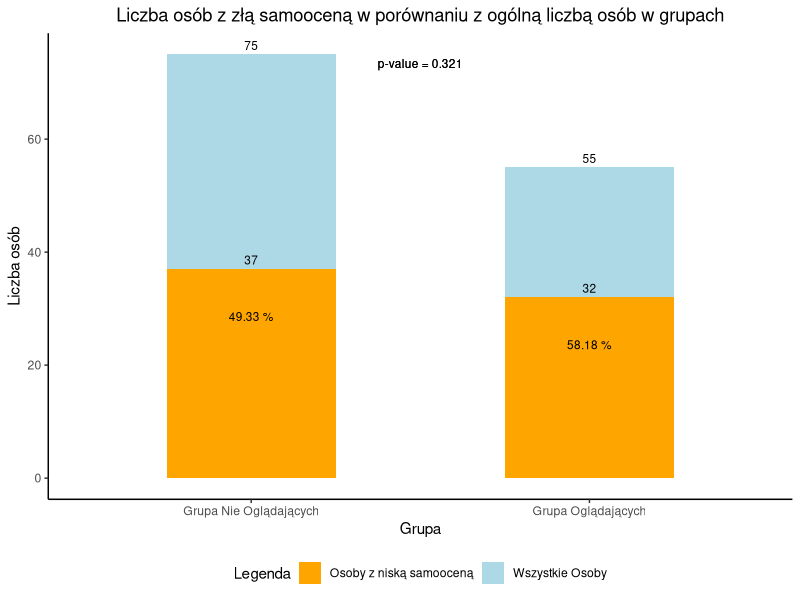

The R script that drew this image:
library(readxl)  
library(dplyr)   
library(writexl)  
#'''
#1) Treści na TikToku  prowadzą do niezadowolenia z kształtu, 
#wyglądu ciała oraz obniżenia samooceny'''


dir.create("Hipoteza1/Kodowanie", showWarnings = FALSE)

ankieta <- read_excel("../ankieta.xlsx")

nazwy_kolumn_do_zakodowania <- ankieta %>%
  mutate(`3. Jak często przeglądasz treści na TikToku dotyczące odżywiania i wyglądu ?._kodowane`=
           case_when(
             `3. Jak często przeglądasz treści na TikToku dotyczące odżywiania i wyglądu ?` =='Nie oglądam tego typu treści'~ 0 ,
             `3. Jak często przeglądasz treści na TikToku dotyczące odżywiania i wyglądu ?` =='Raz w tygodniu' ~ 0,
             `3. Jak często przeglądasz treści na TikToku dotyczące odżywiania i wyglądu ?` =='Codziennie'~ 1,
             `3. Jak często przeglądasz treści na TikToku dotyczące odżywiania i wyglądu ?` =='Kilka razy w tygodniu' ~ 1
           ),
  `21.  Czy cierpisz z powodu niskiej samooceny i/lub zaburzeń emocjonalnych ?_kodowane`=
            case_when(
              `21.  Czy cierpisz z powodu niskiej samooceny i/lub zaburzeń emocjonalnych ?` == 'Tak' ~ 1,
              `21.  Czy cierpisz z powodu niskiej samooceny i/lub zaburzeń emocjonalnych ?` == 'Nie wiem' ~ 0 ,
              `21.  Czy cierpisz z powodu niskiej samooceny i/lub zaburzeń emocjonalnych ?` == 'Nie' ~0
            ),
  `18. Czy zadowala Cię wygląd własnego ciała ?_kodowane`=
    case_when(
      `18. Czy zadowala Cię wygląd własnego ciała ?` == 'Nie, nie jestem zadowolona' ~ 0,
      `18. Czy zadowala Cię wygląd własnego ciała ?` == 'Tak, jestem zadowolona' ~ 1,
      `18. Czy zadowala Cię wygląd własnego ciała ?` == 'Gdybym schudła byłabym zadowolona' ~ 0
      
    ),
  `4. Czy zdarza Ci się porównywać swój wygląd z wyglądem influencerów z TikToka?_kodowane`=
    case_when(
      `4. Czy zdarza Ci się porównywać swój wygląd z wyglądem influencerów z TikToka?` == 'Tak' ~ 1,
      `4. Czy zdarza Ci się porównywać swój wygląd z wyglądem influencerów z TikToka?` == 'Nie' ~ 0
    ),
  `5. Jeżeli tak to czy wpłynęło to w jakiś sposób na twoją samoocenę ?_kodowane` =
    case_when(
      `5. Jeżeli tak to czy wpłynęło to w jakiś sposób na twoją samoocenę ?`== 'Tak, moja samoocena uległa pogorszeniu' ~ 1,
      `5. Jeżeli tak to czy wpłynęło to w jakiś sposób na twoją samoocenę ?`== 'Nie myślałam nad tym' ~ 0,
      `5. Jeżeli tak to czy wpłynęło to w jakiś sposób na twoją samoocenę ?`== 'Nie, nie wpłynęło to na moją samoocenę' ~0
    ),
  `interptacja_pytania_4_i_5_kodowane` = ifelse(`4. Czy zdarza Ci się porównywać swój wygląd z wyglądem influencerów z TikToka?_kodowane` == 1, 
                                       `5. Jeżeli tak to czy wpłynęło to w jakiś sposób na twoją samoocenę ?_kodowane`, 
                                       "none")
  
)
  

dane_po_kodowaniu_hip1_grupy<- nazwy_kolumn_do_zakodowania %>%
  select(ends_with("_kodowane"))


grupa_Ogladaczy <- filter(
  dane_po_kodowaniu_hip1_grupy ,
  dane_po_kodowaniu_hip1_grupy$`3. Jak często przeglądasz treści na TikToku dotyczące odżywiania i wyglądu ?._kodowane` == 1
)


grupa_NieOgladaczy <- filter(
  dane_po_kodowaniu_hip1_grupy,
  dane_po_kodowaniu_hip1_grupy$`3. Jak często przeglądasz treści na TikToku dotyczące odżywiania i wyglądu ?._kodowane` == 0
)

t_samoocena <- t.test(
  grupa_Ogladaczy$`21.  Czy cierpisz z powodu niskiej samooceny i/lub zaburzeń emocjonalnych ?_kodowane`,
  grupa_NieOgladaczy$`21.  Czy cierpisz z powodu niskiej samooceny i/lub zaburzeń emocjonalnych ?_kodowane`,
  alternative = "two.sided"
  )

print(t_samoocena)

library(ggplot2)

# Obliczenie liczby osób z grupy, które mają złą samoocenę
liczba_osob_zla_samoocena <- sum(grupa_Ogladaczy$`21.  Czy cierpisz z powodu niskiej samooceny i/lub zaburzeń emocjonalnych ?_kodowane` == 1)
procent_zla_samoocena <- liczba_osob_zla_samoocena / nrow(grupa_Ogladaczy) * 100



# Tworzenie ramki danych do wykresu
dane_wykres <- data.frame(
  Grupa = c("Grupa Oglądających", "Grupa Nie Oglądających"),
  Liczba_Osob = c(nrow(grupa_Ogladaczy), nrow(grupa_NieOgladaczy)),
  Zla_Samoocena = c(liczba_osob_zla_samoocena, sum(grupa_NieOgladaczy$`21.  Czy cierpisz z powodu niskiej samooceny i/lub zaburzeń emocjonalnych ?_kodowane` == 1)),
  Procent_Zla_Samoocena = c(procent_zla_samoocena, sum(grupa_NieOgladaczy$`21.  Czy cierpisz z powodu niskiej samooceny i/lub zaburzeń emocjonalnych ?_kodowane` == 1) / nrow(grupa_NieOgladaczy) * 100)
)



# Tworzenie wykresu słupkowego
wykres_slupek <- ggplot(dane_wykres, aes(x = Grupa)) +
geom_bar(aes(y = Liczba_Osob, fill = "Wszystkie Osoby"), stat = "identity", width = 0.5) +
geom_bar(aes(y = Zla_Samoocena, fill = "Osoby z niską samooceną"), stat = "identity", width = 0.5) +
scale_fill_manual(values = c("Wszystkie Osoby" = "lightblue", "Osoby z niską samooceną" = "orange")) +
geom_text(aes(label = Liczba_Osob, y = Liczba_Osob), vjust = -0.5, size = 3, color = "black") +
geom_text(aes(label = Zla_Samoocena, y = Zla_Samoocena), vjust = -0.5, size = 3, color = "black") +
geom_text(aes(label = paste(round(Procent_Zla_Samoocena, 2), "%"), y = Zla_Samoocena - 10), vjust = -0.5, size = 3, color = "black") +
geom_text(x = 1.5, y = max(dane_wykres$Liczba_Osob), label = paste("p-value =", format(t_samoocena$p.value, digits = 4)), vjust = 1.5, size = 3, color = "black") +
labs(title = "Liczba osób z złą samooceną w porównaniu z ogólną liczbą osób w grupach",
        x = "Grupa",
        y = "Liczba osób",
        fill = "Legenda") +
   theme_classic() +
   theme(legend.position = "bottom",
         plot.title = element_text(hjust = 0.5))  # Poprawiona linijka z legendą
   
  

# Wyświetlenie wykresu
print(wykres_slupek)


